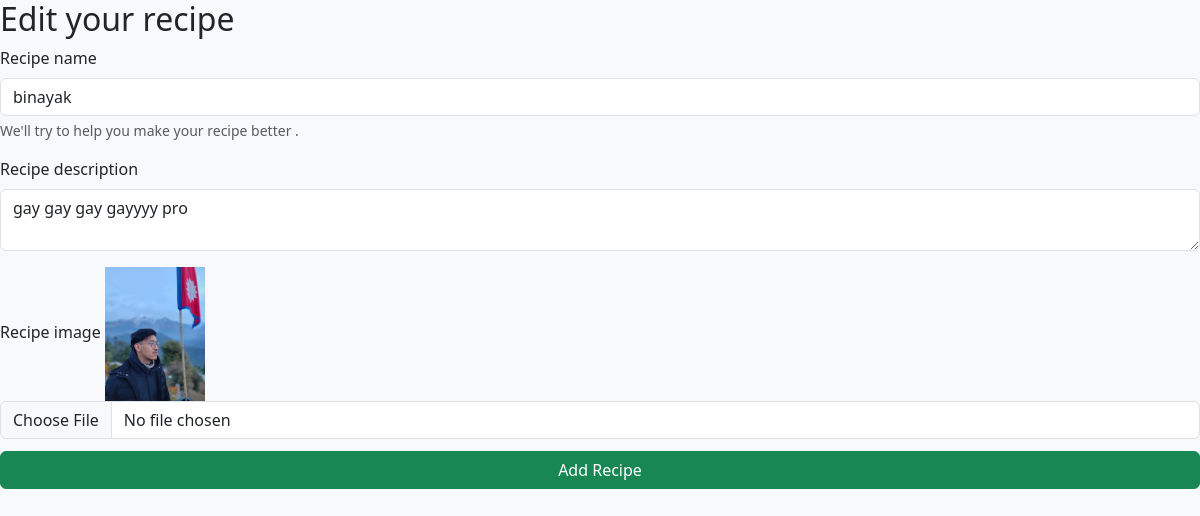
The page /edit_recipe/8/ on the database as committed earlier.
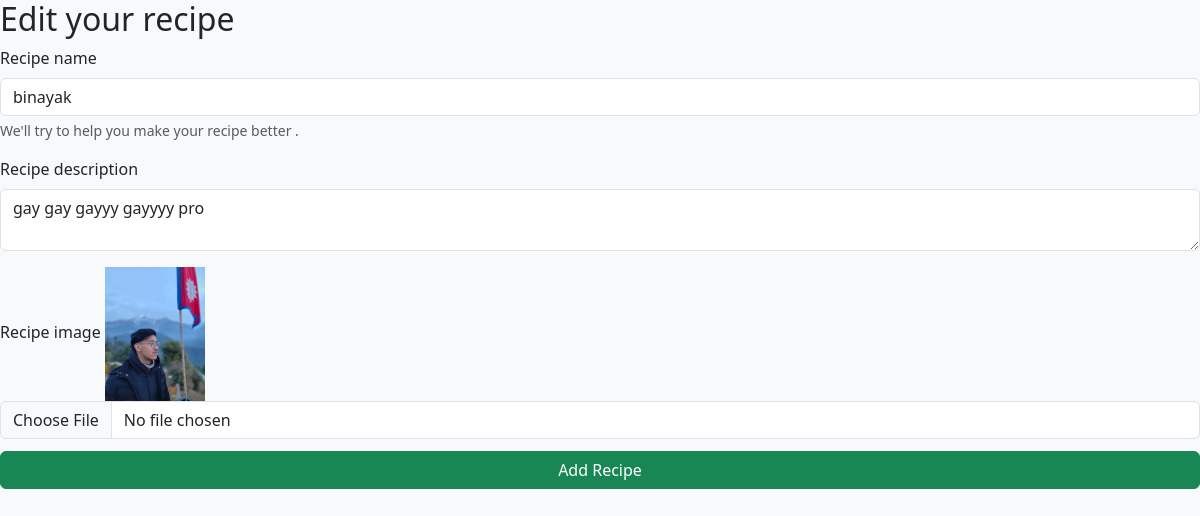
The same page on the database as committed later.
### vegge/models.py (models this page shows)
class Recipe(models.Model):
    user= models.ForeignKey(User, on_delete=models.SET_NULL, null=True)
    name = models.CharField(max_length=100)
    description = models.TextField()
    image = models.ImageField(upload_to='recipes_img/')

### vegge/views.py (the view, shortened to what this page needs)
# urls.py: path("edit_recipe/<int:id>/", edit_recipe, name="edit_recipe"),
def edit_recipe(request, id):
    recipe = Recipe.objects.get(id=id)
    return render(request, 'edit_recipe.html', {'recipe': recipe})

### vegge/templates/edit_recipe.html (shortened to what this page needs)
<!DOCTYPE html>
<html lang="en">
<head>
    <link rel="stylesheet" href="https://cdn.jsdelivr.net/npm/bootstrap@5.3.0/dist/css/bootstrap.min.css">
</head>
<body>
    <form method="POST" enctype="multipart/form-data" id>
        <h2>Edit your recipe</h2>
        <div class="mb-3">
            <label for="name" class="form-label" default="id.name" >Recipe name</label>
            <input name="name" value="{{recipe.name}}"type="text" required class="form-control" id="name">
            <div id="recipeHelp" class="form-text">We'll try to help you make your recipe better .</div>
        </div>
        <div class="mb-3">
            <label for="description" class="form-label">Recipe description</label>
            <textarea name="description" class="form-control">{{recipe.description}}</textarea>
        </div>
        <div class="mb-3">
            <label for="recipeimage" class="form-label">Recipe image</label>
            {% if recipe.image %}
                <img src="{{ recipe.image.url }}" alt="Recipe Image" style="width: 100px; height: auto;">
            {% else %}
                No image
            {% endif %}
            <input name="image" type="file" class="form-control" id="recipeimage" accept="image/*">
        <button type="submit" class="btn btn-success">Add Recipe</button>
    </form>
</body>
</html>

Rows that differ between the two databases and show on the page:
changed Recipe "binayak": description "gay gay gay gayyyy pro" → "gay gay gayyy gayyyy pro"
